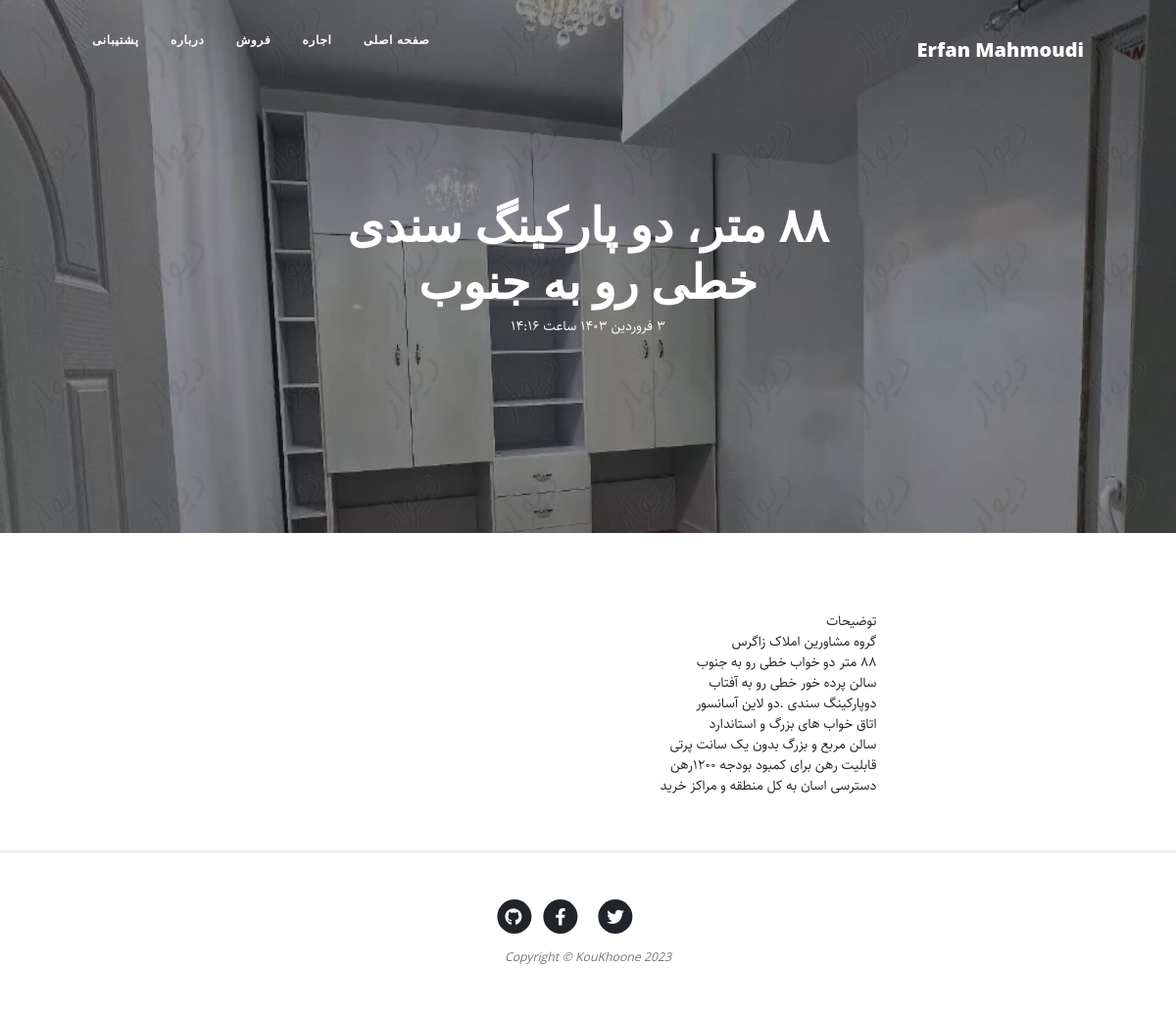
/article/mtr-do-rn-snd-kht-ro-bh-gnob, run on the app's committed database.
### blog/models.py (models this page shows, shortened)
class category(models.Model):
    parent = models.ForeignKey('self', default = None, null = True, blank = True, on_delete = models.SET_NULL, related_name = 'children', verbose_name = "زیردسته")
    title = models.CharField(max_length= 200, verbose_name = "عنوان دسته‌بندی")
    slug = models.SlugField (max_length = 100, unique=True, verbose_name = "آدرس دسته‌بندی")
    status = models.BooleanField(default = True, verbose_name = "آیا نمایش داده شود؟")
    position = models.IntegerField(verbose_name = "پوزیشن")
    class Meta(object):
        verbose_name = "دسته‌بندی"
        verbose_name_plural = "دسته‌بندی ها"
        ordering = ['parent__id','position']
    objects = CategoryManager()

class Article(models.Model):
    STATUS_CHOICES = (
    ('d', 'پیش نویس'),
    ('p', 'منتشر شده'),
    )
    title = models.CharField(max_length= 200, verbose_name = "عنوان مقاله")
    slug = models.SlugField (max_length = 100, unique=True, verbose_name = "آدرس مقاله")
    author = models.ForeignKey(User, on_delete = models.CASCADE)
    category = models.ManyToManyField(category, verbose_name = "دسته‌بندی", related_name = "articles")
    description = models.TextField (verbose_name = "محتوا")
    thumbnail = models.ImageField (upload_to="images", verbose_name = " تصویر")
    publish = models.DateTimeField (default = timezone.now, verbose_name = "زمان انتشار")
    created = models.DateTimeField (auto_now_add = True, verbose_name = "زمان ساخت")
    updated = models.DateTimeField (auto_now = True)
    status = models.CharField (max_length = 1, choices = STATUS_CHOICES, verbose_name = "وضعیت")
    class Meta(object):
        verbose_name = "مقاله"
        verbose_name_plural = "مقاله ها"
    def jpublish(self):
        return jalali_convertor(self.publish)
    jpublish.short_description = "زمان انتشار"
    objects = ArticleManager()

### blog/views.py (the view)
def detail(request, slug):
    context = {
        "article" : get_object_or_404 (Article, slug=slug, status = "p"),
    }
    return render (request, "blog/detail.html", context)

### blog/models.py (called while the page is built)
    def active (self):
        return self.filter(status = True)

### blog/templatetags/base_tags.py (called while the page is built)
@register.simple_tag
def name():
    return "Erfan Mahmoudi"

@register.inclusion_tag("blog/partials/category_navbar.html")
def category_navbar():
    return {
            "category" : category.objects.filter(status=True)
    }

### extentions/jalali.py (called while the page is built)
    def persian_tuple(self):
        return self.persian_year, self.persian_month, self.persian_day

### extentions/utils.py (called while the page is built)
def persian_numbers_convertor(mystr):
    numbers = {
    "0" : "۰",
    "1" : "۱",
    "2" : "۲",
    "3" : "۳",
    "4" : "۴",
    "5" : "۵",
    "6" : "۶",
    "7" : "۷",
    "8" : "۸",
    "9" : "۹",
    }
    for e,p in numbers.items():
        mystr = mystr.replace(e, p)
    return mystr

def jalali_convertor(time):
    time = timezone.localtime(time)
    jmonths = ["فروردین","اردیبهشت","خرداد","تیر","مرداد","شهریور","مهر","آبان","آذر","دی","بهمن","اسفند"]
    time_to_str = "{},{},{}".format(time.year, time.month, time.day)
    time_to_tuple = jalali.Gregorian(time_to_str).persian_tuple()
    time_to_list = list (time_to_tuple)
    for index, month in enumerate(jmonths):
        if time_to_list[1] == index + 1:
            time_to_list[1] = month
            break
    output = "{} {} {} ساعت {}:{}".format(
    time_to_list[2],
    time_to_list[1],
    time_to_list[0],
    time.hour,
    time.minute,
    )
    return persian_numbers_convertor(output)

### blog/templates/blog/detail.html (shortened to what this page needs)
{%extends 'blog/base.html'%}
{% block main %}
<header class="masthead" style="background-image: url('{{article.thumbnail.url}}')">
    <div class="container position-relative px-4 px-lg-5">
        <div class="row gx-4 gx-lg-5 justify-content-center">
            <div class="col-md-10 col-lg-8 col-xl-7">
                <div class="site-heading">
                    <h1>{{article.title}}</h1>
                    <time>{{article.jpublish}}</time>
                </div>
            </div>
        </div>
    </div>
</header>
<article class="mb-4">
    <div class="container px-4 px-lg-5">
        <div class="row gx-4 gx-lg-5 justify-content-center">
            <div class="col-md-10 col-lg-8 col-xl-7 text-justify">
                {{article.description|linebreaks}}
            </div>
        </div>
    </div>
</article>
{% endblock %}

### blog/templates/blog/partials/category_navbar.html (shortened to what this page needs)
<div class="collapse navbar-collapse nav" id="navbarResponsive">
    <ul class="navbar-nav ms-auto py-4 py-lg-0">
        <li class="nav-item">
          <a class="nav-link px-lg-3 py-3 py-lg-4" href="{% url 'blog:home' %}">صفحه اصلی</a>
        </li>
        {% for cat in category %}
          {% if cat.parent == None %}
            <li class="nav-item">
              <a class="nav-link px-lg-3 py-3 py-lg-4" href="{% url 'blog:category' cat.slug %}">{{cat.title}}</a>
            </li>
          {% endif %}
        {% endfor %}
        <li class="nav-item"><a class="nav-link px-lg-3 py-3 py-lg-4" href="{% url 'blog:about' %}">درباره</a></li>
        <li class="nav-item"><a class="nav-link px-lg-3 py-3 py-lg-4" href="{% url 'blog:contact' %}">پشتیبانی</a></li>
    </ul>
</div>

### blog/static/blog/css/rtl.css (style rules this page uses)
body { font-family: "Sahel"; direction: rtl; text-align: right; font-size: 14px; }
.navbar-nav { margin-left: initial !important; margin-right: auto; }
header.masthead .site-heading h1 { font-size: 3rem !important; }
.nav ul { padding-right: : 0; }
.nav ul li { border-bottom: none; height: 86px; line-height: :86px; font-size: 14px; display: inline-block; float: left; margin: 0 auto; }
.nav ul li a { text-decoration: none; color: #000000; display: block; transition: .3s background-color; padding:0 24px; }
.nav a { bordor-bottom:none; }

### data on the page
category: title "اجاره"
category: title "فروش"
Article: thumbnail (picture), title "۸۸ متر، دو پارکینگ سندی خطی رو به جنوب", jpublish "۳ فروردین ۱۴۰۳ ساعت ۱۴:۱۶", description "توضیحات گروه مشاورین املاک زاگرس ۸۸ متر دو خواب خطی رو به جنوب سالن پرده خور خطی رو به آفتاب دوپارکینگ سندی .دو لاین آسانسور اتاق خواب های بزرگ و استاندارد سالن مربع و بزرگ بدون یک سانت پرتی قابلیت رهن برای کمبود بودجه ۱۲۰۰رهن دسترسی اسان به کل منطقه و مراکز خرید"
